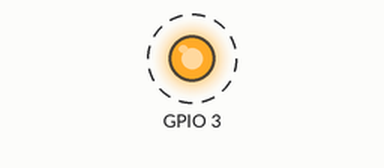
Simulated run of this program. Board: Raspberry Pi (BCM pin numbers). Parts: output pins drawn as LEDs (lit = HIGH). Dashed ring = blinking.

Above: at 0.05 s.
Timing chart, 0 to 3.0 s (numbered marks = the images above):
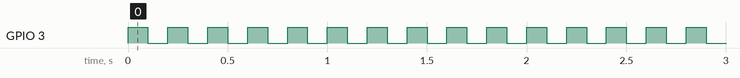

The program:

led.py
```python
import RPi.GPIO as GPIO
import time

GPIO.setmode(GPIO.BCM)
GPIO.setup(3, GPIO.OUT)

try:
    while True:
        GPIO.output(3, GPIO.HIGH)
        time.sleep(0.1)
        GPIO.output(3, GPIO.LOW)
        time.sleep(0.1)

except KeyboardInterrupt:
    GPIO.cleanup()
```

Measured:
- by itself, GPIO 3: alternates HIGH for 0.10 s and LOW for 0.10 s
